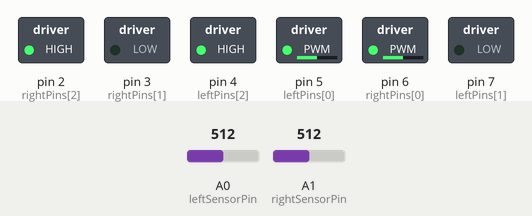
Bench run of a sketch on a simulated Arduino Uno, built with avr-gcc and run on an emulated ATmega328P. Parts: switched loads named in the sketch (green lamp = pin HIGH). Inputs (shaded band) come from the test bench; at power-on: A0 (leftSensorPin) = 512, A1 (rightSensorPin) = 512.

Above: at 1.2 s.
1.3 s: A0 (leftSensorPin) set to 716
At 2.5 s:
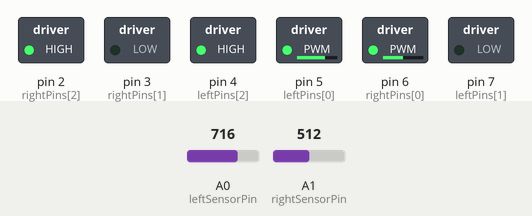
2.8 s: A1 (rightSensorPin) set to 716
At 3.8 s:
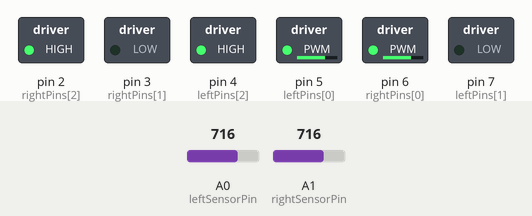
4.3 s: A0 (leftSensorPin) set to 900
At 5.0 s:
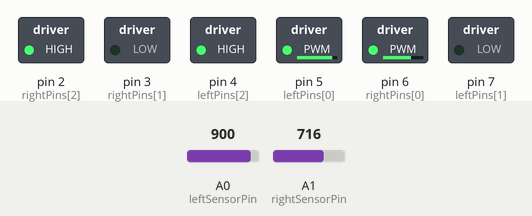
5.8 s: A1 (rightSensorPin) set to 900
At 6.1 s:
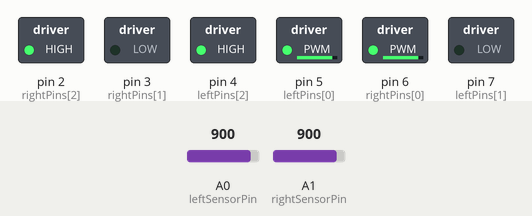
7.3 s: A0 (leftSensorPin) set to 511
At 8.5 s:
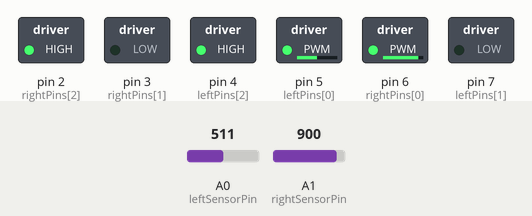
8.8 s: A1 (rightSensorPin) set to 511
At 11.2 s:
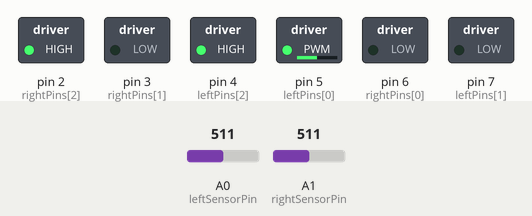
Timing chart, 0 to 12.7 s (numbered marks = the images above; inputs shaded):
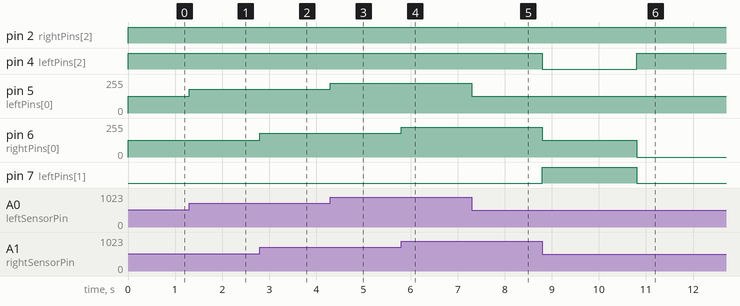

The sketch:

Seguidor_luz.ino
```cpp
/*
 * Brushed_H_Bridge_Direction sketch
 * uses photo sensors to control motor direction
 * robot moves in the direction of a light
 * Arduino Cookbook
 */
 int leftPins[] = {5,7,4};
 int rightPins[] = {6,3,2};     // on pin for PWM, two pins for motor direction

const int leftSensorPin = 0;    // analog pins with sensors
const int rightSensorPin = 1;

int sensorThreshold = 0;        // must have this much light on a sensor to move
int looks = 0;                  // the number of attempts to turn and find light


void setup()
{
  for(int i=1; i < 3; i++)
  {
    pinMode(leftPins[i], OUTPUT);
    pinMode(rightPins[i], OUTPUT);
  }
}


void loop()
{
  int leftVal = analogRead(leftSensorPin);
  int rightVal = analogRead(rightSensorPin);
  if(sensorThreshold == 0) // have the sensors been calibrated ?
     sensorThreshold = (leftVal + rightVal) / 2; // no, calibrate sensors

  if( leftVal < sensorThreshold && rightVal < sensorThreshold)
  {
    if(looks < 4) // limit the number of consecutive looks
    {
      lookAround();
      looks = looks + 1;
    }
  }
  else
  {
    // if there is adequate light to move ahead
    setSpeed(rightPins, map( rightVal,0,1023, 0,255));
    setSpeed(leftPins, map(leftVal,0,1023,0,255));
    looks = 0; // reset the looks counter
  }
}

void lookAround()
{
  // rotate left for half a second
  setSpeed(leftPins, -127 );
  setSpeed(rightPins, 127 );
  delay(500);
  setSpeed(rightPins, 0 );
  setSpeed(leftPins, 127 );
}

void setSpeed(int pins[], int speed )
{
  if(speed < 0)
  {
  digitalWrite(pins[1],HIGH);
  digitalWrite(pins[2],LOW);
  speed = -speed;
  }
  else
  {
    digitalWrite(pins[1],LOW);
    digitalWrite(pins[2],HIGH);
  }
  analogWrite(pins[0], speed);
}
```

Measured:
- after the input at 1.3 s, pin 5 (leftPins[0]): 127/255 → 178/255 at once
- after the input at 2.8 s, pin 6 (rightPins[0]): 127/255 → 178/255 at once
- after the input at 4.3 s, pin 5 (leftPins[0]): 178/255 → 224/255 at once
- after the input at 5.8 s, pin 6 (rightPins[0]): 178/255 → 224/255 at once
- after the input at 7.3 s, pin 5 (leftPins[0]): 224/255 → 127/255 at once
- after the input at 8.8 s, pin 4 (leftPins[2]): HIGH → LOW at once, → HIGH 2.0 s later; pin 6 (rightPins[0]): 224/255 → 127/255 at once, → 0/255 2.0 s later; pin 7 (leftPins[1]): LOW → HIGH at once, → LOW 2.0 s later
